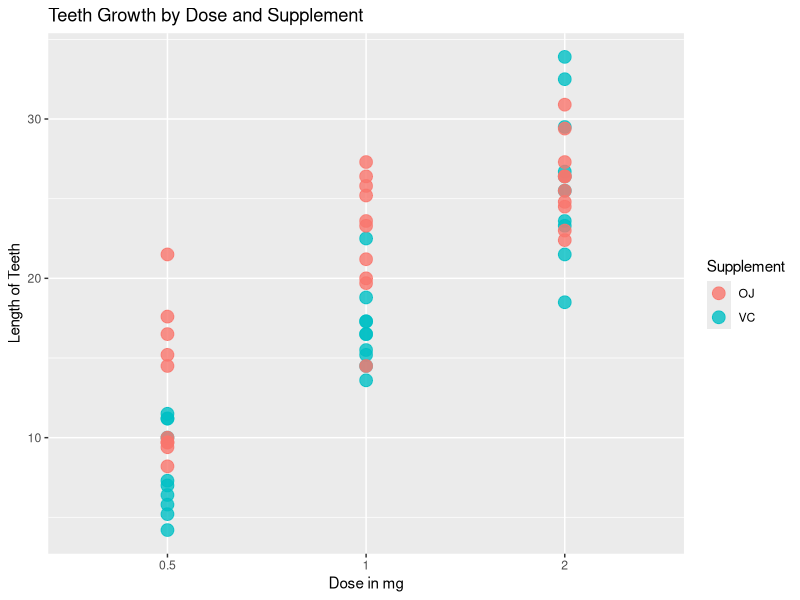

R code for this plot:
## ---- chunk 1
library(datasets)
data(ToothGrowth)

#Rename variables and treat dose and supplement as factors:
names(ToothGrowth)=c("Length","Supplement","Dose")
ToothGrowth$Dose=as.factor(ToothGrowth$Dose)
ToothGrowth$Supplement=as.factor(ToothGrowth$Supplement)

## ---- chunk 2
#Pull appropriate data:
VC=NULL; OJ=NULL; lowDose=NULL; highDose=NULL
countVC=0; countOJ=0; countLow=0; countHigh=0
for (i in 1:length(ToothGrowth$Length)) {
    if (ToothGrowth$Supplement[i]=="VC") {
        countVC=countVC+1
        VC[countVC]=ToothGrowth$Length[i]
    }
    else {
        countOJ=countOJ+1
        OJ[countOJ]=ToothGrowth$Length[i]
    }
    if (ToothGrowth$Dose[i]=="0.5") {
        countLow=countLow+1
        lowDose[countLow]=ToothGrowth$Length[i]
    }
    if (ToothGrowth$Dose[i]=="2") {
        countHigh=countHigh+1
        highDose[countHigh]=ToothGrowth$Length[i]
    }
}
sdVC=sd(VC); sdOJ=sd(OJ); sdLow=sd(lowDose); sdHigh=sd(highDose)

#t-test comparing VC to OJ
suppConf=t.test(VC,OJ, paired=FALSE, var.equal=FALSE)$conf
suppP=t.test(VC,OJ, paired=FALSE, var.equal=FALSE)$p.value

#t-test comparing low dose (.5 mg) to high dose (2 mg)
doseConf=t.test(lowDose,highDose, paired=FALSE, var.equal=FALSE)$conf
doseP=t.test(lowDose,highDose, paired=FALSE, var.equal=FALSE)$p.value
## ---- chunk 3
library(ggplot2)
g <- ggplot(data=ToothGrowth, aes(Dose,Length))
g <- g + geom_point(size=4, aes(color=Supplement),alpha=.8) 
g <- g + ggtitle("Teeth Growth by Dose and Supplement") + ylab("Length of Teeth") + xlab("Dose in mg")
g
## ---- chunk 4
library(knitr)
allMeans=as.table(tapply(ToothGrowth$Length, list(ToothGrowth$Dose,ToothGrowth$Supplement), mean))
kable(allMeans)
## ---- chunk 5
allSD=tapply(ToothGrowth$Length, list(ToothGrowth$Dose,ToothGrowth$Supplement), sd)
kable(allSD,digits=2)

